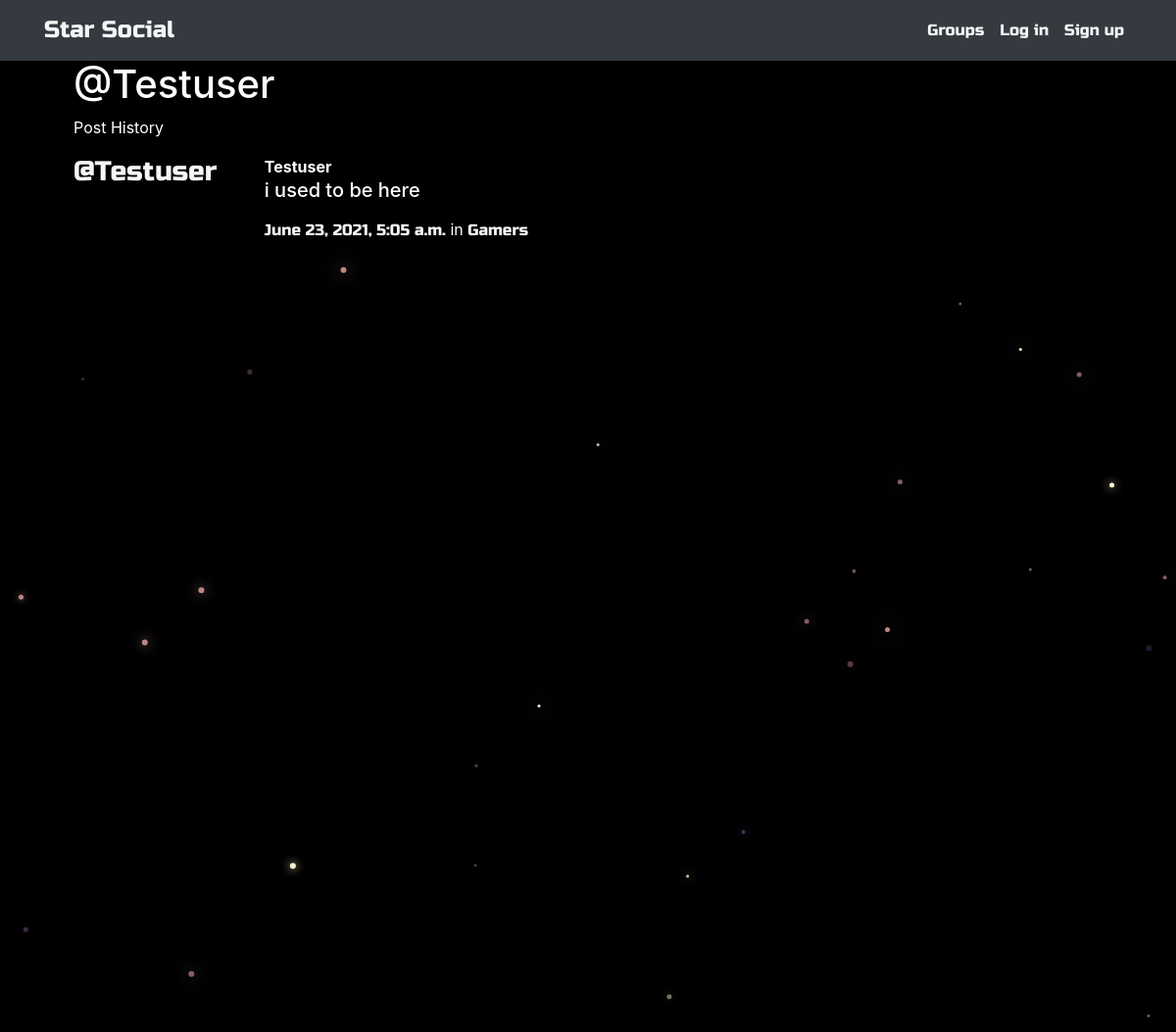
/posts/by/Testuser/, run on the app's committed database.
### posts/models.py (models this page shows, shortened)
class Post(models.Model):
    user = models.ForeignKey(User, related_name='posts',
                             on_delete=models.CASCADE)
    created_at = models.DateTimeField(auto_now=True)
    message = models.TextField()
    message_html = models.TextField(editable=False)
    group = models.ForeignKey(
        Group, related_name='posts', null=True, blank=True, on_delete=models.CASCADE)
    class Meta:
        ordering = ['-created_at']
        unique_together = ['user', 'message']

### groups/models.py (models this page shows, shortened)
class Group(models.Model):
    name = models.CharField(max_length=255, unique=True)
    slug = models.SlugField(allow_unicode=True, unique=True)
    description = models.TextField(blank=True, default='')
    description_html = models.TextField(editable=True, default='', blank=True)
    members = models.ManyToManyField(User, through='GroupMember')
    class Meta:
        ordering = ['name']

### posts/views.py (the view)
# urls.py: path("by/<username>/",views.UserPosts.as_view(),name="for_user"),
class UserPosts(generic.ListView):
    model = models.Post
    template_name = "posts/user_post_list.html"
    def get_queryset(self):
        try:
            self.post_user = User.objects.prefetch_related("posts").get(
                username__iexact=self.kwargs.get("username")
            )
        except User.DoesNotExist:
            raise Http404
        else:
            return self.post_user.posts.all()
    def get_context_data(self, **kwargs):
        context = super().get_context_data(**kwargs)
        context["post_user"] = self.post_user
        return context

### posts/templates/posts/user_post_list.html
{% extends "posts/post_base.html" %}
{% block prepost %}
<div class="col-md-4">
	<h1>@{{ post_user.username }}</h1>
	<p>Post History</p>
</div>
{% endblock %}
{% block post_content %}
<div class="col-md-8">
	{% for post in post_list %}
		{% include "posts/_post.html" %}
	{% endfor %}
</div>
{% endblock %}

### posts/templates/posts/_post.html (shortened to what this page needs)
<div class="media">
	<h3 class="mr-5"><a href="{% url 'posts:for_user' username=post.user.username %}">@{{ post.user.username }}</a></h3>
	<div class="media-body">
		<strong>{{ post.user.username }}</strong>
		<h5>{{ post.message_html|safe }}</h5>
			<time class="time"><a href="{% url 'posts:single' username=post.user.username pk=post.pk %}">{{ post.created_at }}</a></time>
			{% if post.group %}
			<span class="group-name">in <a href="#">{{ post.group.name }}</a></span>
			{% endif %}
	</div>
</div>

### static/simplesocial/css/master.css (style rules this page uses)
body { margin: 0; overflow: hidden; background-color: black; color:white; }
#navbar, a { font-family: 'Russo One', sans-serif; color:whitesmoke; }

### data on the page
Post: user.username "Testuser", message_html "i used to be here", created_at "June 23, 2021, 5:05 a.m.", group.name "Gamers"

### other printed values
{{ post_user.username }} "Testuser"
